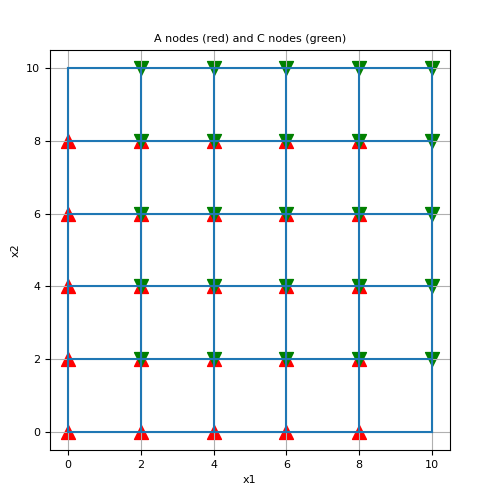

Python code for this plot:
# Here, we construct a small 2D tensor mesh
# (works for a curvilinear mesh as well) and use *index_cube*
# to find the indices of the 'A' and 'C' nodes. We then
# plot the mesh, as well as the 'A' and 'C' node locations.
#
from discretize import TensorMesh
from discretize.utils import index_cube
from matplotlib import pyplot as plt
import numpy as np
#
# Create a simple tensor mesh.
#
n_cells = 5
h = 2*np.ones(n_cells)
mesh = TensorMesh([h, h], x0='00')
#
# Get indices of 'A' and 'C' nodes for all cells.
#
A, C = index_cube('AC', [n_cells+1, n_cells+1])
#
# Plot mesh and the locations of the A and C nodes
#
# .. collapse:: Expand to show scripting for plot
#
fig1 = plt.figure(figsize=(5, 5))
ax1 = fig1.add_axes([0.1, 0.1, 0.8, 0.8])
mesh.plot_grid(ax=ax1)
ax1.scatter(mesh.nodes[A, 0], mesh.nodes[A, 1], 100, 'r', marker='^')
ax1.scatter(mesh.nodes[C, 0], mesh.nodes[C, 1], 100, 'g', marker='v')
ax1.set_title('A nodes (red) and C nodes (green)')
plt.show()
